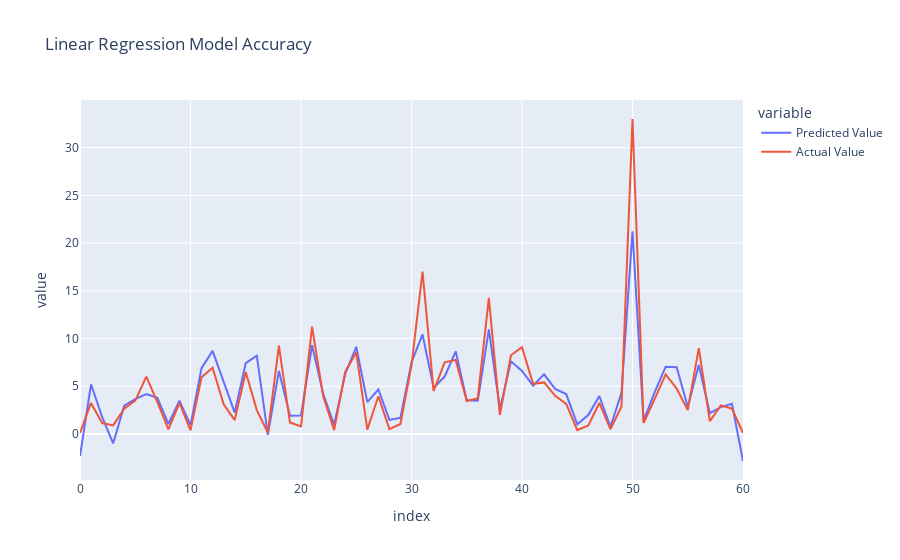

The notebook cell this image was saved under:
### Markdown cell above
### Linear Regression Model

### Code cell
Linear_Model = LinearRegression()
Linear_Model.fit(X_train,Y_train)
Y_pred = Linear_Model.predict(X_test)
df = pd.DataFrame([performance_report(Y_test,Y_pred,'Linear Regression')])
print_perf(df)
Performance_Report = pd.concat([Performance_Report,df])
MODEL.append(Linear_Model)
accuracy_plot(Y_test,Y_pred,'Linear Regression')

### Figure 1 — Plotly figure (JSON) as saved in the notebook; plotly's stock layout.template omitted (floating-point values rounded to 4 significant figures)
{"data": [{"hovertemplate": "variable=Predicted Value<br>index=%{x}<br>value=%{y}<extra></extra>", "legendgroup": "Predicted Value", "line": {"color": "#636efa", "dash": "solid"}, "marker": {"symbol": "circle"}, "mode": "lines", "name": "Predicted Value", "orientation": "v", "showlegend": true, "type": "scatter", "x": [0, 1, 2, 3, 4, 5, 6, 7, 8, 9, 10, 11, 12, 13, 14, 15, 16, 17, 18, 19, 20, 21, 22, 23, 24, 25, 26, 27, 28, 29, 30, 31, 32, 33, 34, 35, 36, 37, 38, 39, 40, 41, 42, 43, 44, 45, 46, 47, 48, 49, 50, 51, 52, 53, 54, 55, 56, 57, 58, 59, 60], "xaxis": "x", "y": [-2.319, 5.205, 1.778, -0.9969, 2.959, 3.643, 4.177, 3.793, 1.048, 3.491, 0.9221, 6.895, 8.706, 5.42, 2.246, 7.426, 8.199, -0.08579, 6.609, 1.907, 1.937, 9.302, 4.231, 0.9696, 6.291, 9.132, 3.341, 4.661, 1.473, 1.695, 7.494, 10.43, 4.831, 6.014, 8.662, 3.521, 3.494, 10.95, 2.582, 7.612, 6.608, 5.064, 6.248, 4.723, 4.181, 1.01, 1.978, 3.977, 0.7495, 4.294, 21.22, 1.378, 4.359, 7.04, 6.982, 2.856, 7.233, 2.178, 2.812, 3.172, -2.832], "yaxis": "y"}, {"hovertemplate": "variable=Actual Value<br>index=%{x}<br>value=%{y}<extra></extra>", "legendgroup": "Actual Value", "line": {"color": "#EF553B", "dash": "solid"}, "marker": {"symbol": "circle"}, "mode": "lines", "name": "Actual Value", "orientation": "v", "showlegend": true, "type": "scatter", "x": [0, 1, 2, 3, 4, 5, 6, 7, 8, 9, 10, 11, 12, 13, 14, 15, 16, 17, 18, 19, 20, 21, 22, 23, 24, 25, 26, 27, 28, 29, 30, 31, 32, 33, 34, 35, 36, 37, 38, 39, 40, 41, 42, 43, 44, 45, 46, 47, 48, 49, 50, 51, 52, 53, 54, 55, 56, 57, 58, 59, 60], "xaxis": "x", "y": [0.12, 3.25, 1.15, 0.9, 2.65, 3.5, 6, 3.35, 0.48, 3.25, 0.38, 5.95, 6.95, 3.1, 1.45, 6.5, 2.5, 0.15, 9.25, 1.2, 0.8, 11.25, 4, 0.4, 6.5, 8.55, 0.45, 3.95, 0.51, 1.05, 7.2, 17, 4.5, 7.5, 7.75, 3.45, 3.75, 14.25, 2, 8.25, 9.1, 5.25, 5.4, 4, 3.15, 0.4, 0.9, 3.25, 0.5, 2.85, 33, 1.15, 3.65, 6.25, 4.75, 2.5, 8.99, 1.35, 3, 2.65, 0.1], "yaxis": "y"}], "layout": {"legend": {"title": {"text": "variable"}, "tracegroupgap": 0}, "title": {"text": "Linear Regression Model Accuracy"}, "xaxis": {"anchor": "y", "domain": [0, 1], "title": {"text": "index"}}, "yaxis": {"anchor": "x", "domain": [0, 1], "title": {"text": "value"}}}}
